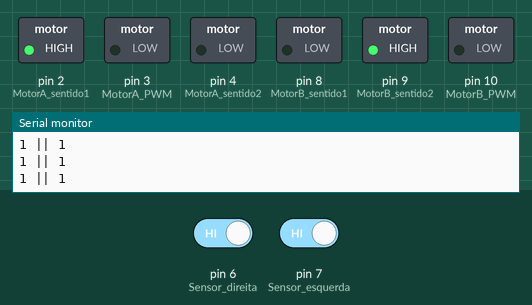
Simulated run of this sketch. Board: Arduino Uno, built with avr-gcc and run on an emulated ATmega328P. Parts: switched loads named in the sketch (green lamp = pin HIGH), the last lines printed to the serial monitor. Inputs (shaded band) come from the test bench; at power-on: pin 6 (Sensor_direita) HIGH, pin 7 (Sensor_esquerda) HIGH.

Above: at 1.2 s.
1.3 s: pin 6 (Sensor_direita) driven LOW
At 2.3 s:
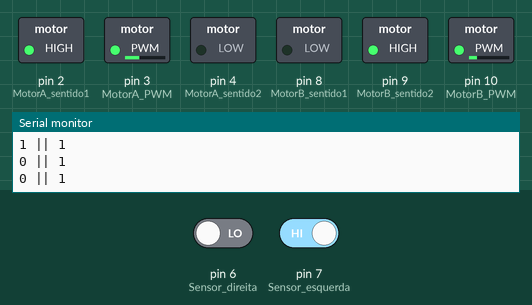
3.2 s: pin 7 (Sensor_esquerda) driven LOW
At 4.9 s:
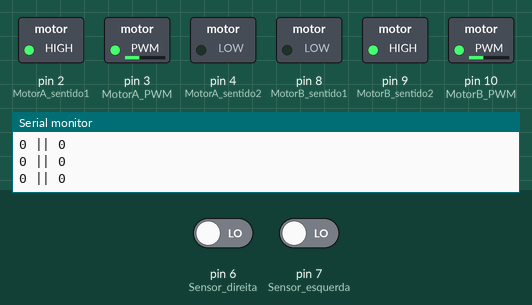
5.2 s: pin 6 (Sensor_direita) driven HIGH
At 6.4 s:
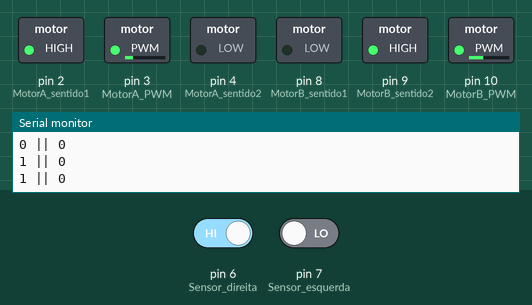
7.1 s: pin 7 (Sensor_esquerda) driven HIGH
At 8.0 s:
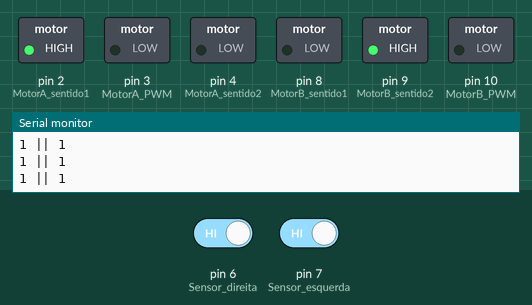
Timing chart, 0 to 10.1 s (numbered marks = the images above; inputs shaded):
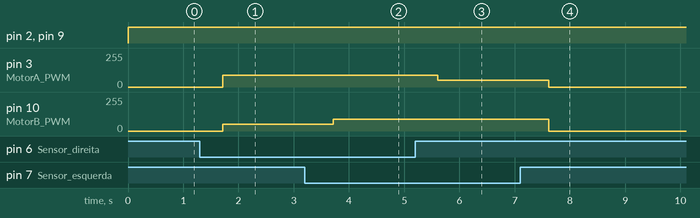

The sketch:

seguidor_de_linha.ino
```cpp
/*DECLARAÇÃO DE VARIAVEIS*/
#define MotorA_sentido1 2
#define MotorA_sentido2 4
#define MotorB_sentido1 8
#define MotorB_sentido2 9
#define MotorA_PWM 3
#define MotorB_PWM 10

#define veloc0 0
#define veloc1 50 //80
#define veloc2 90 //180
#define veloc3 255

#define Sensor_direita 6
#define Sensor_esquerda 7

bool direita, esquerda;

void setup() {
  Serial.begin(9600);
  pinMode(MotorA_sentido1, OUTPUT);
  pinMode(MotorA_sentido2, OUTPUT);
  pinMode(MotorB_sentido1, OUTPUT);
  pinMode(MotorB_sentido2, OUTPUT);
  pinMode(MotorA_PWM, OUTPUT);
  pinMode(MotorB_PWM, OUTPUT);
  pinMode(Sensor_direita, INPUT);
  pinMode(Sensor_esquerda, INPUT);

}

void loop() {
   //Define o sentido de rotação dos motores
  digitalWrite(MotorA_sentido1, HIGH);//LOW
  digitalWrite(MotorA_sentido2, LOW);// HIGW
  digitalWrite(MotorB_sentido1, LOW);//HIGW
  digitalWrite(MotorB_sentido2, HIGH);//LOW

//  Leituras dos Sensores
  direita = digitalRead(Sensor_direita);
  esquerda = digitalRead(Sensor_esquerda);
  Serial.print(direita);
  Serial.print(" || ");
  Serial.println(esquerda);

  //Rodando os motores dependendo das leituras
 if(direita == false && esquerda == false){
 analogWrite(MotorA_PWM, veloc2);
 analogWrite(MotorB_PWM, veloc2);
 } else if(direita == false && esquerda == true){
 delay(400);
 analogWrite(MotorA_PWM, veloc2);
 analogWrite(MotorB_PWM, veloc1);
 delay(400);
 }else if(direita == true && esquerda == false){
 delay(400);
 analogWrite(MotorA_PWM, veloc1);
 analogWrite(MotorB_PWM, veloc2);
 delay(400);

 }else if(direita == true && esquerda == true){
 analogWrite(MotorA_PWM, veloc0);
 analogWrite(MotorB_PWM, veloc0);
 }
}
```

Measured:
- after the input at 1.3 s, pin 3 (MotorA_PWM): 0/255 → 90/255 after 0.41 s; pin 10 (MotorB_PWM): 0/255 → 50/255 after 0.41 s
- after the input at 3.2 s, pin 10 (MotorB_PWM): 50/255 → 90/255 after 0.51 s
- after the input at 5.2 s, pin 3 (MotorA_PWM): 90/255 → 50/255 after 0.41 s
- after the input at 7.1 s, pin 3 (MotorA_PWM): 50/255 → 0/255 after 0.51 s; pin 10 (MotorB_PWM): 90/255 → 0/255 after 0.51 s
